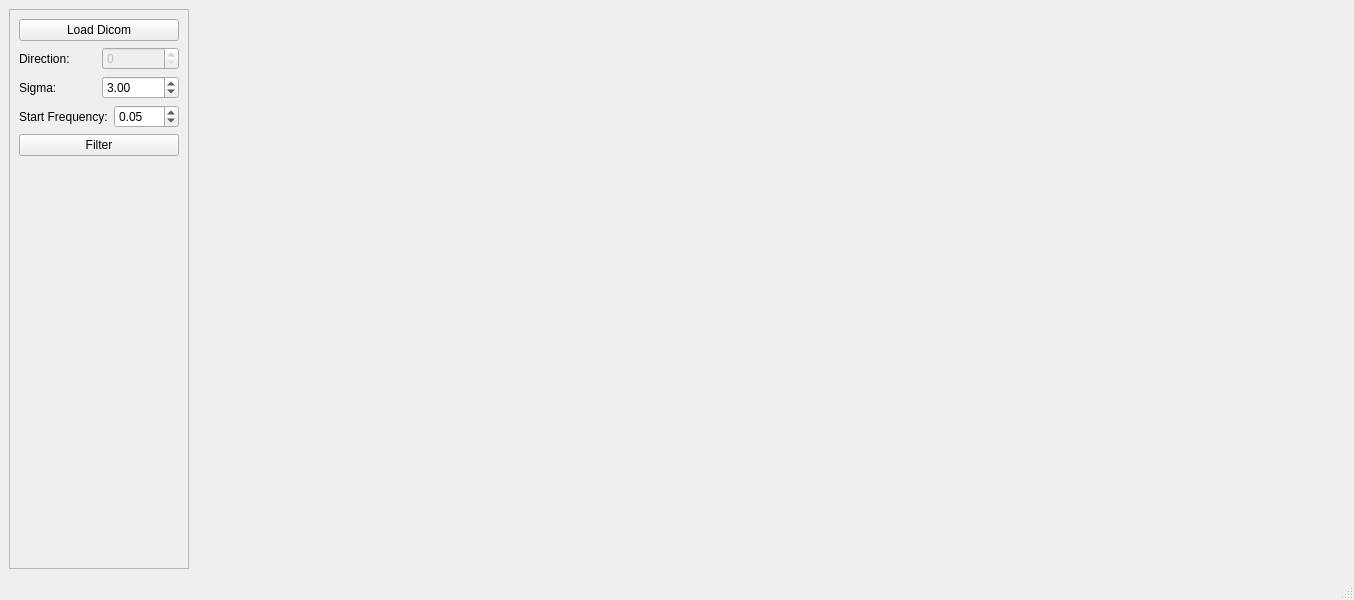
<?xml version="1.0" encoding="UTF-8"?>
<ui version="4.0">
 <class>MainWindow</class>
 <widget class="QMainWindow" name="MainWindow">
  <property name="geometry">
   <rect>
    <x>0</x>
    <y>0</y>
    <width>1354</width>
    <height>600</height>
   </rect>
  </property>
  <property name="windowTitle">
   <string>Strip Artifact Remover</string>
  </property>
  <widget class="QWidget" name="centralwidget">
   <layout class="QHBoxLayout" name="horizontalLayout_4">
    <item>
     <widget class="QFrame" name="frame">
      <property name="minimumSize">
       <size>
        <width>180</width>
        <height>0</height>
       </size>
      </property>
      <property name="maximumSize">
       <size>
        <width>180</width>
        <height>16777215</height>
       </size>
      </property>
      <property name="frameShape">
       <enum>QFrame::StyledPanel</enum>
      </property>
      <property name="frameShadow">
       <enum>QFrame::Raised</enum>
      </property>
      <layout class="QVBoxLayout" name="verticalLayout">
       <item>
        <widget class="QPushButton" name="loadPushButton">
         <property name="text">
          <string>Load Dicom</string>
         </property>
        </widget>
       </item>
       <item>
        <layout class="QHBoxLayout" name="horizontalLayout_3">
         <item>
          <widget class="QLabel" name="label">
           <property name="text">
            <string>Direction:</string>
           </property>
          </widget>
         </item>
         <item>
          <widget class="QSpinBox" name="directionSpinBox">
           <property name="enabled">
            <bool>false</bool>
           </property>
          </widget>
         </item>
        </layout>
       </item>
       <item>
        <layout class="QHBoxLayout" name="horizontalLayout_5">
         <item>
          <widget class="QLabel" name="label_2">
           <property name="text">
            <string>Sigma:</string>
           </property>
          </widget>
         </item>
         <item>
          <widget class="QDoubleSpinBox" name="sigmaSpinBox">
           <property name="value">
            <double>3.000000000000000</double>
           </property>
          </widget>
         </item>
        </layout>
       </item>
       <item>
        <layout class="QHBoxLayout" name="horizontalLayout">
         <item>
          <widget class="QLabel" name="label_3">
           <property name="text">
            <string>Start Frequency:</string>
           </property>
          </widget>
         </item>
         <item>
          <widget class="QDoubleSpinBox" name="frequencySpinBox">
           <property name="minimum">
            <double>0.000000000000000</double>
           </property>
           <property name="value">
            <double>0.050000000000000</double>
           </property>
          </widget>
         </item>
        </layout>
       </item>
       <item>
        <widget class="QPushButton" name="filterPushButton">
         <property name="text">
          <string>Filter</string>
         </property>
        </widget>
       </item>
       <item>
        <spacer name="verticalSpacer">
         <property name="orientation">
          <enum>Qt::Vertical</enum>
         </property>
         <property name="sizeHint" stdset="0">
          <size>
           <width>20</width>
           <height>337</height>
          </size>
         </property>
        </spacer>
       </item>
      </layout>
     </widget>
    </item>
    <item>
     <widget class="QVTKWidget" name="originalQvtkWidget"/>
    </item>
    <item>
     <widget class="QVTKWidget" name="filteredQvtkWidget"/>
    </item>
   </layout>
  </widget>
  <widget class="QMenuBar" name="menubar">
   <property name="geometry">
    <rect>
     <x>0</x>
     <y>0</y>
     <width>1354</width>
     <height>26</height>
    </rect>
   </property>
  </widget>
  <widget class="QStatusBar" name="statusbar"/>
 </widget>
 <customwidgets>
  <customwidget>
   <class>QVTKWidget</class>
   <extends>QWidget</extends>
   <header>QVTKWidget.h</header>
  </customwidget>
 </customwidgets>
 <resources/>
 <connections/>
</ui>
